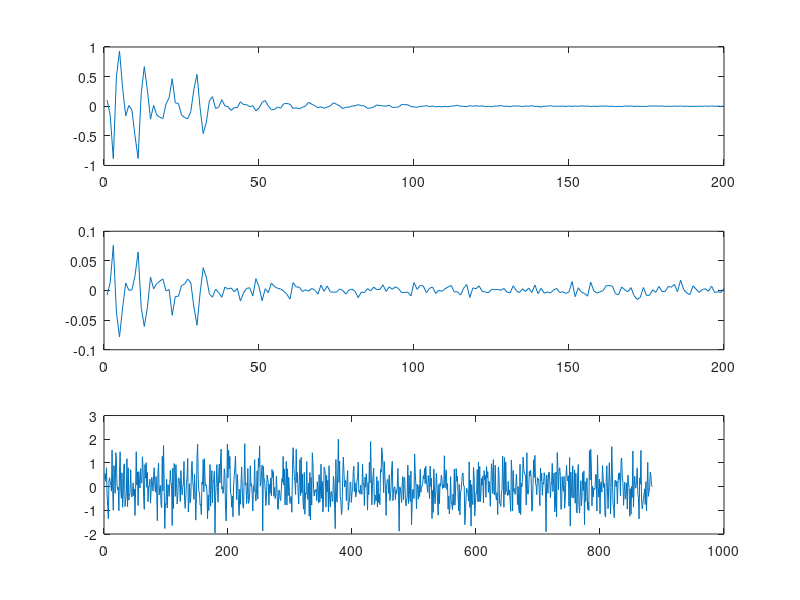

Write MATLAB code to recreate this figure.
##Andres Felipe Alba 
##Homework 3

#Least mean square algorithm 
close all
clear all
clc
load hw3.mat
err_ye=2^16;
u=0.001;
L=200;
w=zeros(L,1);
max_num_iterations=2000;
i=1
epsilon_err=0.001
while(abs(err_ye)>epsilon_err && i!=max_num_iterations)
  x=(0.5-rand(200,1)); #the vector of inputs
  #y=conv(TF_S,x);
  #ye=conv(w,x);
  y=TF_S*x;
  #y=(TF_S(i:i+L-1))*x; #the real value of y
  ye=w'*x(1:L); #Lets get the estimated value, 
  err_ye(i)=y-ye;
  w=w-u*x(1:L)*err_ye(i);
  i=i+1;
endwhile

figure
subplot(3,1,1)
plot(TF_S(1:L))
subplot(3,1,2)
plot(w)
subplot(3,1,3)
plot(err_ye)

